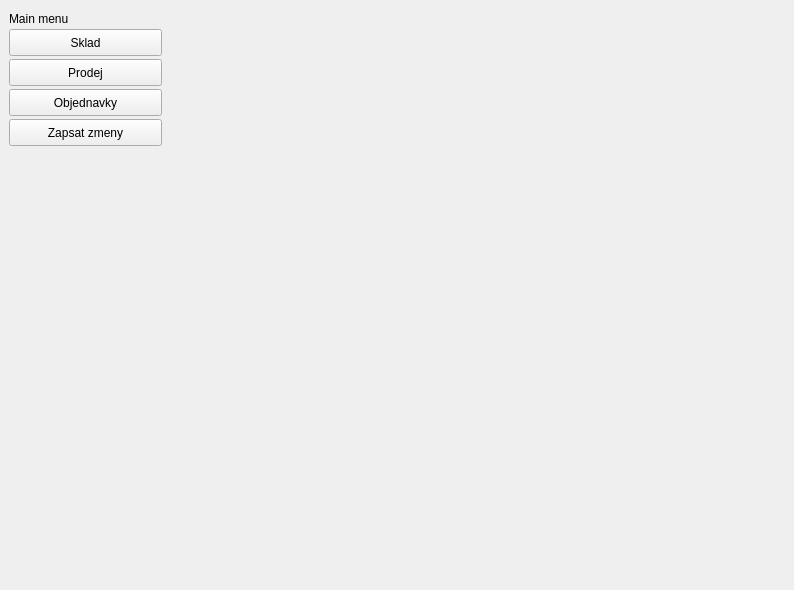
<?xml version="1.0" encoding="UTF-8"?>
<ui version="4.0">
 <class>DenRoze3</class>
 <widget class="QMainWindow" name="DenRoze3">
  <property name="geometry">
   <rect>
    <x>0</x>
    <y>0</y>
    <width>794</width>
    <height>590</height>
   </rect>
  </property>
  <property name="sizePolicy">
   <sizepolicy hsizetype="Expanding" vsizetype="Expanding">
    <horstretch>0</horstretch>
    <verstretch>0</verstretch>
   </sizepolicy>
  </property>
  <property name="windowTitle">
   <string>DenRoze3</string>
  </property>
  <widget class="QWidget" name="centralwidget">
   <property name="sizePolicy">
    <sizepolicy hsizetype="Expanding" vsizetype="Expanding">
     <horstretch>0</horstretch>
     <verstretch>0</verstretch>
    </sizepolicy>
   </property>
   <layout class="QGridLayout" name="gridLayout">
    <item row="0" column="3">
     <widget class="QWidget" name="stock_widget" native="true">
      <property name="sizePolicy">
       <sizepolicy hsizetype="Expanding" vsizetype="Preferred">
        <horstretch>0</horstretch>
        <verstretch>0</verstretch>
       </sizepolicy>
      </property>
     </widget>
    </item>
    <item row="0" column="2">
     <widget class="QWidget" name="login_widget" native="true">
      <property name="sizePolicy">
       <sizepolicy hsizetype="Expanding" vsizetype="Preferred">
        <horstretch>0</horstretch>
        <verstretch>0</verstretch>
       </sizepolicy>
      </property>
     </widget>
    </item>
    <item row="0" column="4">
     <widget class="QWidget" name="bills_widget" native="true">
      <property name="sizePolicy">
       <sizepolicy hsizetype="Expanding" vsizetype="Preferred">
        <horstretch>0</horstretch>
        <verstretch>0</verstretch>
       </sizepolicy>
      </property>
     </widget>
    </item>
    <item row="0" column="1">
     <widget class="QWidget" name="menu_widget" native="true">
      <property name="sizePolicy">
       <sizepolicy hsizetype="Minimum" vsizetype="Preferred">
        <horstretch>0</horstretch>
        <verstretch>0</verstretch>
       </sizepolicy>
      </property>
      <property name="minimumSize">
       <size>
        <width>160</width>
        <height>0</height>
       </size>
      </property>
      <widget class="QLabel" name="main_menu_label">
       <property name="geometry">
        <rect>
         <x>0</x>
         <y>0</y>
         <width>153</width>
         <height>19</height>
        </rect>
       </property>
       <property name="text">
        <string>Main menu</string>
       </property>
      </widget>
      <widget class="QPushButton" name="stock_button">
       <property name="geometry">
        <rect>
         <x>0</x>
         <y>20</y>
         <width>153</width>
         <height>27</height>
        </rect>
       </property>
       <property name="text">
        <string>Sklad</string>
       </property>
      </widget>
      <widget class="QPushButton" name="bills_button">
       <property name="geometry">
        <rect>
         <x>0</x>
         <y>50</y>
         <width>153</width>
         <height>27</height>
        </rect>
       </property>
       <property name="text">
        <string>Prodej</string>
       </property>
      </widget>
      <widget class="QPushButton" name="orders_button">
       <property name="geometry">
        <rect>
         <x>0</x>
         <y>80</y>
         <width>153</width>
         <height>27</height>
        </rect>
       </property>
       <property name="text">
        <string>Objednavky</string>
       </property>
      </widget>
      <widget class="QPushButton" name="write_button">
       <property name="geometry">
        <rect>
         <x>0</x>
         <y>110</y>
         <width>153</width>
         <height>27</height>
        </rect>
       </property>
       <property name="text">
        <string>Zapsat zmeny</string>
       </property>
      </widget>
     </widget>
    </item>
    <item row="0" column="5">
     <widget class="QWidget" name="orders_widget" native="true">
      <property name="sizePolicy">
       <sizepolicy hsizetype="Expanding" vsizetype="Preferred">
        <horstretch>0</horstretch>
        <verstretch>0</verstretch>
       </sizepolicy>
      </property>
     </widget>
    </item>
   </layout>
  </widget>
 </widget>
 <resources/>
 <connections/>
</ui>
